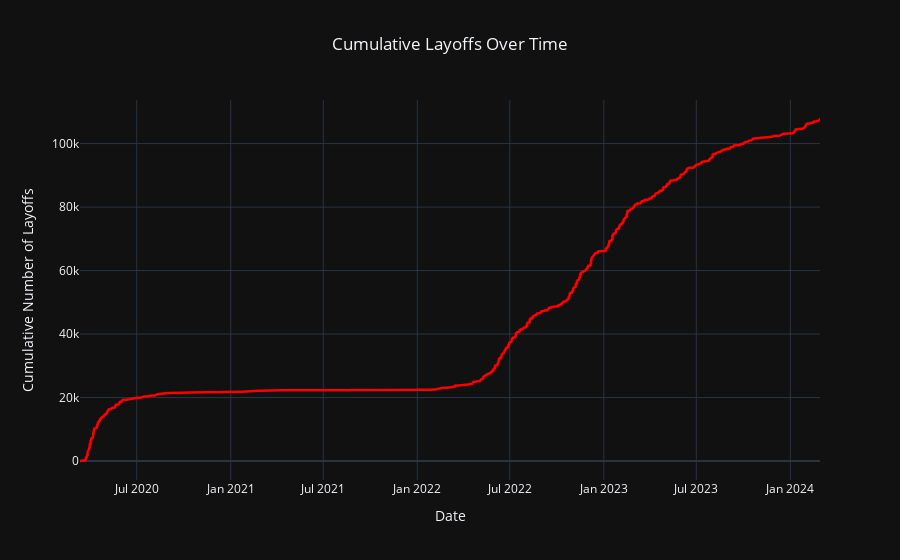

The cell this chart's notebook holds for it:
### Markdown cell above
<a id="v9"></a>
<h4 style="background-color:#efefef; margin-bottom:0px;padding:10px; color:#000">6.6.1 Cumulative Trend in Layoffs</h4>

### Code cell
# Calculate cumulative layoffs over time
df_sorted_date = clean_df.sort_values(by = 'Date')
df_sorted_date['Cumulative_Layoffs'] = df_sorted_date['Layoffs'].cumsum()

# Enhanced time series for cumulative layoffs over time
fig_cum_date = px.line(
    df_sorted_date,
    x = 'Date',
    y = 'Cumulative_Layoffs',
    title = 'Cumulative Layoffs Over Time',
    template = 'plotly_dark',
    labels = {'Cumulative_Layoffs': 'Cumulative Number of Layoffs'}
)

fig_cum_date.update_layout(title_x = 0.5)
fig_cum_date.update_traces(line = dict(color = 'red', width = 2.5))

fig_cum_date.show()

### Figure 1 — Plotly figure (JSON) as saved in the notebook; plotly's stock layout.template omitted (floating-point values rounded to 4 significant figures; data arrays with more than 128 entries replaced by an {"elided": "..."} marker saying what was removed)
{"data": [{"hovertemplate": "Date=%{x}<br>Cumulative Number of Layoffs=%{y}<extra></extra>", "legendgroup": "", "line": {"color": "red", "dash": "solid", "width": 2.5}, "marker": {"symbol": "circle"}, "mode": "lines", "name": "", "showlegend": false, "type": "scattergl", "x": {"elided": "1145 str values"}, "xaxis": "x", "y": {"elided": "1145 int values"}, "yaxis": "y"}], "layout": {"legend": {"tracegroupgap": 0}, "title": {"text": "Cumulative Layoffs Over Time", "x": 0.5}, "xaxis": {"anchor": "y", "domain": [0, 1], "title": {"text": "Date"}}, "yaxis": {"anchor": "x", "domain": [0, 1], "title": {"text": "Cumulative Number of Layoffs"}}}}
